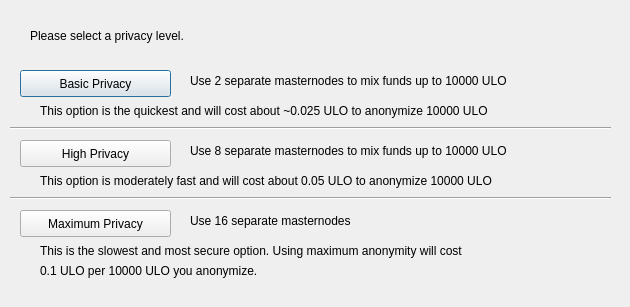
<?xml version="1.0" encoding="UTF-8"?>
<ui version="4.0">
 <class>ObfuscationConfig</class>
 <widget class="QDialog" name="ObfuscationConfig">
  <property name="geometry">
   <rect>
    <x>0</x>
    <y>0</y>
    <width>630</width>
    <height>307</height>
   </rect>
  </property>
  <property name="windowTitle">
   <string>Configure Obfuscation</string>
  </property>
  <widget class="QPushButton" name="buttonBasic">
   <property name="geometry">
    <rect>
     <x>20</x>
     <y>70</y>
     <width>151</width>
     <height>27</height>
    </rect>
   </property>
   <property name="text">
    <string>Basic Privacy</string>
   </property>
  </widget>
  <widget class="QPushButton" name="buttonHigh">
   <property name="geometry">
    <rect>
     <x>20</x>
     <y>140</y>
     <width>151</width>
     <height>27</height>
    </rect>
   </property>
   <property name="text">
    <string>High Privacy</string>
   </property>
  </widget>
  <widget class="QPushButton" name="buttonMax">
   <property name="geometry">
    <rect>
     <x>20</x>
     <y>210</y>
     <width>151</width>
     <height>27</height>
    </rect>
   </property>
   <property name="text">
    <string>Maximum Privacy</string>
   </property>
  </widget>
  <widget class="QLabel" name="label">
   <property name="geometry">
    <rect>
     <x>30</x>
     <y>20</y>
     <width>571</width>
     <height>31</height>
    </rect>
   </property>
   <property name="text">
    <string>Please select a privacy level.</string>
   </property>
  </widget>
  <widget class="QLabel" name="label_2">
   <property name="geometry">
    <rect>
     <x>190</x>
     <y>70</y>
     <width>421</width>
     <height>21</height>
    </rect>
   </property>
   <property name="text">
    <string>Use 2 separate masternodes to mix funds up to 10000 ULO</string>
   </property>
  </widget>
  <widget class="QLabel" name="label_3">
   <property name="geometry">
    <rect>
     <x>190</x>
     <y>140</y>
     <width>411</width>
     <height>21</height>
    </rect>
   </property>
   <property name="text">
    <string>Use 8 separate masternodes to mix funds up to 10000 ULO</string>
   </property>
  </widget>
  <widget class="QLabel" name="label_4">
   <property name="geometry">
    <rect>
     <x>190</x>
     <y>210</y>
     <width>421</width>
     <height>21</height>
    </rect>
   </property>
   <property name="text">
    <string>Use 16 separate masternodes</string>
   </property>
  </widget>
  <widget class="QLabel" name="label_6">
   <property name="geometry">
    <rect>
     <x>40</x>
     <y>100</y>
     <width>561</width>
     <height>21</height>
    </rect>
   </property>
   <property name="text">
    <string>This option is the quickest and will cost about ~0.025 ULO to anonymize 10000 ULO</string>
   </property>
  </widget>
  <widget class="QLabel" name="label_7">
   <property name="geometry">
    <rect>
     <x>40</x>
     <y>170</y>
     <width>561</width>
     <height>21</height>
    </rect>
   </property>
   <property name="text">
    <string>This option is moderately fast and will cost about 0.05 ULO to anonymize 10000 ULO</string>
   </property>
  </widget>
  <widget class="QLabel" name="label_8">
   <property name="geometry">
    <rect>
     <x>40</x>
     <y>240</y>
     <width>561</width>
     <height>21</height>
    </rect>
   </property>
   <property name="text">
    <string>This is the slowest and most secure option. Using maximum anonymity will cost</string>
   </property>
  </widget>
  <widget class="QLabel" name="label_9">
   <property name="geometry">
    <rect>
     <x>40</x>
     <y>260</y>
     <width>561</width>
     <height>21</height>
    </rect>
   </property>
   <property name="text">
    <string>0.1 ULO per 10000 ULO you anonymize.</string>
   </property>
  </widget>
  <widget class="Line" name="line">
   <property name="geometry">
    <rect>
     <x>10</x>
     <y>120</y>
     <width>601</width>
     <height>16</height>
    </rect>
   </property>
   <property name="orientation">
    <enum>Qt::Horizontal</enum>
   </property>
  </widget>
  <widget class="Line" name="line_2">
   <property name="geometry">
    <rect>
     <x>10</x>
     <y>190</y>
     <width>601</width>
     <height>16</height>
    </rect>
   </property>
   <property name="orientation">
    <enum>Qt::Horizontal</enum>
   </property>
  </widget>
 </widget>
 <resources/>
 <connections/>
</ui>
